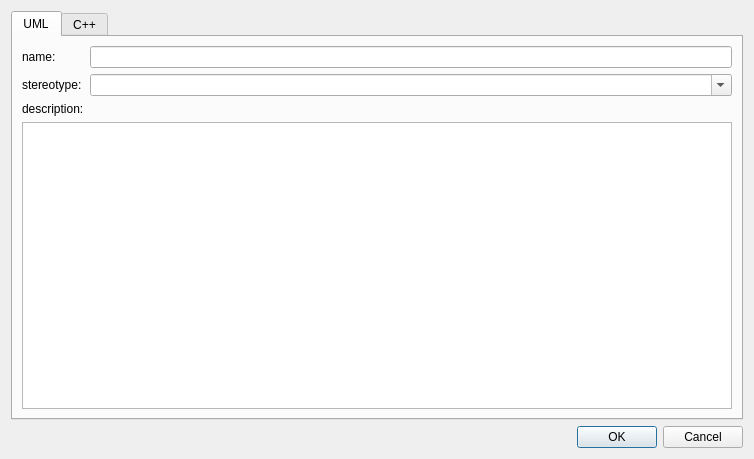
<?xml version="1.0" encoding="UTF-8"?>
<ui version="4.0">
 <class>DlgPackage</class>
 <widget class="QDialog" name="DlgPackage">
  <property name="geometry">
   <rect>
    <x>0</x>
    <y>0</y>
    <width>754</width>
    <height>459</height>
   </rect>
  </property>
  <property name="windowTitle">
   <string>Dialog</string>
  </property>
  <layout class="QVBoxLayout" name="verticalLayout">
   <item>
    <widget class="QTabWidget" name="tabWidget">
     <property name="currentIndex">
      <number>0</number>
     </property>
     <widget class="QWidget" name="tabUML">
      <attribute name="title">
       <string>UML</string>
      </attribute>
      <layout class="QVBoxLayout" name="verticalLayout_2">
       <item>
        <layout class="QFormLayout" name="formLayout_2">
         <item row="0" column="0">
          <widget class="QLabel" name="lblName">
           <property name="text">
            <string>name:</string>
           </property>
          </widget>
         </item>
         <item row="0" column="1">
          <widget class="QLineEdit" name="ldtName"/>
         </item>
         <item row="1" column="0">
          <widget class="QLabel" name="lblStereotype">
           <property name="text">
            <string>stereotype:</string>
           </property>
          </widget>
         </item>
         <item row="1" column="1">
          <widget class="QComboBox" name="cbxStereotype">
           <property name="editable">
            <bool>true</bool>
           </property>
          </widget>
         </item>
         <item row="2" column="0">
          <widget class="QLabel" name="lblDescription">
           <property name="text">
            <string>description:</string>
           </property>
          </widget>
         </item>
         <item row="3" column="0" colspan="2">
          <widget class="QPlainTextEdit" name="tdtDescription"/>
         </item>
        </layout>
       </item>
      </layout>
     </widget>
     <widget class="QWidget" name="tabCpp">
      <attribute name="title">
       <string>C++</string>
      </attribute>
      <layout class="QFormLayout" name="formLayout">
       <item row="0" column="0">
        <widget class="QLabel" name="lblSourcesDir">
         <property name="text">
          <string>sources directory:</string>
         </property>
        </widget>
       </item>
       <item row="0" column="1">
        <widget class="QLineEdit" name="ldtSourcesDir">
         <property name="sizePolicy">
          <sizepolicy hsizetype="Expanding" vsizetype="Fixed">
           <horstretch>0</horstretch>
           <verstretch>0</verstretch>
          </sizepolicy>
         </property>
        </widget>
       </item>
       <item row="1" column="0">
        <widget class="QLabel" name="lblHeadersDir">
         <property name="text">
          <string>headers directory:</string>
         </property>
        </widget>
       </item>
       <item row="1" column="1">
        <widget class="QLineEdit" name="ldtHeadersDir"/>
       </item>
       <item row="2" column="0">
        <widget class="QLabel" name="lblNamespace">
         <property name="text">
          <string>namespace:</string>
         </property>
        </widget>
       </item>
       <item row="2" column="1">
        <widget class="QLineEdit" name="ldtNamespace"/>
       </item>
      </layout>
     </widget>
    </widget>
   </item>
   <item>
    <widget class="QDialogButtonBox" name="buttonBox">
     <property name="orientation">
      <enum>Qt::Horizontal</enum>
     </property>
     <property name="standardButtons">
      <set>QDialogButtonBox::Cancel|QDialogButtonBox::Ok</set>
     </property>
    </widget>
   </item>
  </layout>
 </widget>
 <resources/>
 <connections>
  <connection>
   <sender>buttonBox</sender>
   <signal>accepted()</signal>
   <receiver>DlgPackage</receiver>
   <slot>accept()</slot>
   <hints>
    <hint type="sourcelabel">
     <x>248</x>
     <y>254</y>
    </hint>
    <hint type="destinationlabel">
     <x>157</x>
     <y>274</y>
    </hint>
   </hints>
  </connection>
  <connection>
   <sender>buttonBox</sender>
   <signal>rejected()</signal>
   <receiver>DlgPackage</receiver>
   <slot>reject()</slot>
   <hints>
    <hint type="sourcelabel">
     <x>316</x>
     <y>260</y>
    </hint>
    <hint type="destinationlabel">
     <x>286</x>
     <y>274</y>
    </hint>
   </hints>
  </connection>
 </connections>
</ui>
